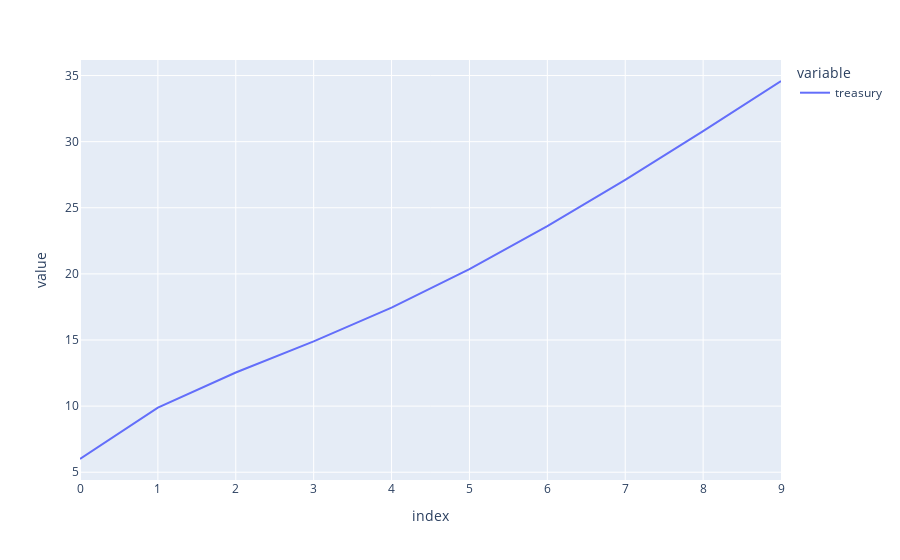

The code cell stored with this chart in its notebook:
### Code cell
px.line(var_df,y=['treasury'])

### Figure 1 — Plotly figure (JSON) as saved in the notebook; plotly's stock layout.template omitted (floating-point values rounded to 4 significant figures)
{"data": [{"hovertemplate": "variable=treasury<br>index=%{x}<br>value=%{y}<extra></extra>", "legendgroup": "treasury", "line": {"color": "#636efa", "dash": "solid"}, "mode": "lines", "name": "treasury", "orientation": "v", "showlegend": true, "type": "scatter", "x": [0, 1, 2, 3, 4, 5, 6, 7, 8, 9], "xaxis": "x", "y": [6, 9.89, 12.54, 14.89, 17.45, 20.36, 23.61, 27.11, 30.79, 34.59], "yaxis": "y"}], "layout": {"legend": {"title": {"text": "variable"}, "tracegroupgap": 0}, "margin": {"t": 60}, "xaxis": {"anchor": "y", "domain": [0, 1], "title": {"text": "index"}}, "yaxis": {"anchor": "x", "domain": [0, 1], "title": {"text": "value"}}}}
